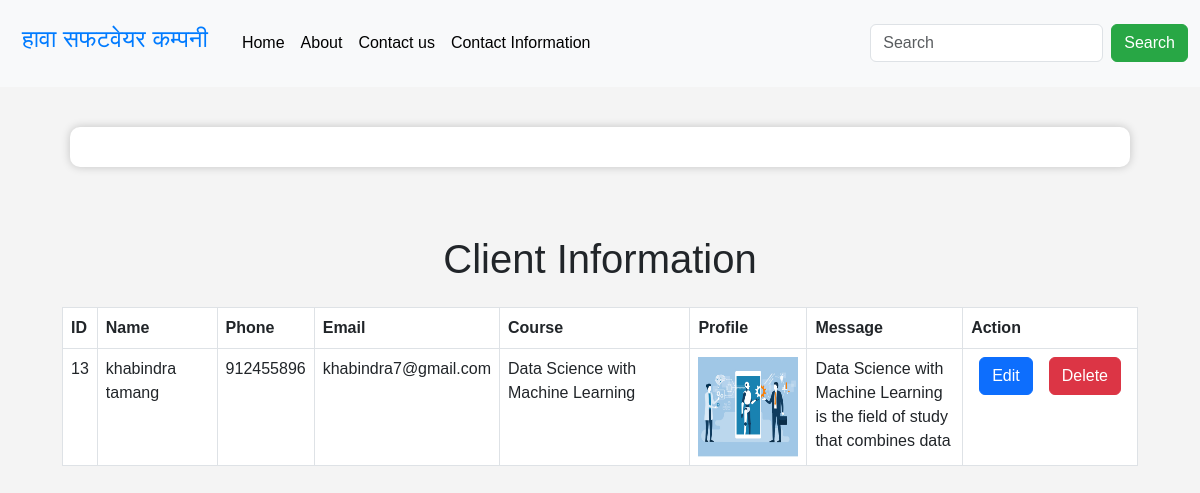
/contact_info/, run on the app's committed database.
### Development/models.py (models this page shows, shortened)
class Contact(models.Model):
    name = models.CharField(max_length=100)
    phone_number = models.CharField(max_length=10)
    email = models.EmailField()
    course = models.CharField(max_length=200)
    image = models.ImageField(upload_to='images')
    message = models.TextField(max_length=500)

### Development/views.py (the view)
# urls.py: path('contact_info/', Contact_info, name='contact_info'),
def Contact_info(request):
    data = Contact.objects.all()
    context={
        'Posted_Data':data
    }
    return render(request,'contact_info.html',context)

### Development/templates/contact_info.html (shortened to what this page needs)
{% extends 'home.html' %}
{% load static %}
{% block content %}
</div>
<div class="container-fluid info-box" style="height: 100vh;">
    <div class="row h-100">
        <div class="col-md-12">
            <h1 class="text-center mt-5">Client Information</h1>
            <div class="table-responsive">
                <table class="table table-bordered table-hover mt-3" style="width: 100%;">
                    <thead class="thead-dark">
                        <tr>
                            <th>ID</th>
                            <th>Name</th>
                            <th>Phone</th>
                            <th>Email</th>
                            <th>Course</th>
                            <th>Profile</th>
                            <th>Message</th>
                            <th>Action</th>
                        </tr>
                    </thead>
                    <tbody>
                        {% for data in Posted_Data %}
                        <tr>
                            <td>{{data.id}}</td>
                            <td>{{data.name}}</td>
                            <td>{{data.phone_number}}</td>
                            <td>{{data.email}}</td>
                            <td>{{data.course}}</td>
                            <td><img src="{{data.image.url}}" alt="Profile Image" width="100" height="100"></td>
                            <td style="max-width: 200px; overflow: hidden; text-overflow: ellipsis;">
                                <div style="max-height: 100px; overflow: hidden;">{{data.message}}</div>
                            </td>
                            <td>
                                <div class="d-flex">
                                    <a href="{% url 'edit' data.id %}" class="btn btn-primary mx-2">Edit</a>
                                    <a href="{% url 'delete' data.id %}" class="btn btn-danger mx-2">Delete</a>
                                </div>
                            </td>
                        </tr>
                        {% endfor %}
                    </tbody>
                </table>
            </div>
        </div>
    </div>
</div>
{% endblock %}

### Development/templates/home.html (shortened to what this page needs)
<!DOCTYPE html>
{% load static %}
<html lang="en">
<head>
    <link href="https://cdn.jsdelivr.net/npm/bootstrap@5.3.0/dist/css/bootstrap.min.css" rel="stylesheet">
    <link rel="stylesheet" type="text/css" href="{% static 'css/style.css' %}">
    <link rel="stylesheet" type="text/css" href="{% static 'css/video.css' %}">
</head>
<body>
  <nav class="navbar navbar-expand-lg bg-body-tertiary">
      <div class="container-fluid">
          <a class="navbar-brand" href="#"><h4>हावा सफटवेयर कम्पनी</h4></a>
          <div class="collapse navbar-collapse" id="navbarSupportedContent">
              <ul class="navbar-nav me-auto mb-2 mb-lg-0">
                  <li class="nav-item">
                      <a class="nav-link active" aria-current="page" href="{% url 'home' %}">Home</a>
                  </li>
                  <li class="nav-item">
                      <a class="nav-link" href="{% url 'about' %}">About</a>
                  </li>
                  <li class="nav-item">
                    <a class="nav-link" href="{% url 'contact' %}">Contact us</a>
                  </li>
                  <li class="nav-item">
                      <a class="nav-link" href="{% url 'contact_info' %}">Contact Information</a>
                  </li>
              </ul>
              <form class="d-flex" role="search">
                  <input class="form-control me-2" type="search" placeholder="Search" aria-label="Search">
                  <button class="btn btn-outline-success" type="submit">Search</button>
              </form>
          </div>
      </div>
  </nav>
  <div class="container">
      <div class="content">
          {% block content %}{% endblock %}
      </div>
</body>
</html>

### Development/static/css/style.css (style rules this page uses)
body { font-family: Arial, sans-serif; background-color: #f4f4f4; margin: 0; padding: 0; }
.navbar { background-color: #333; color: #000; padding: 10px 0; }
.navbar a { color: #000; transition: color 0.3s; }
.navbar a:hover, .navbar a.active { color: #ff0000; }
.navbar-brand { font-size: 24px; }
.container { padding: 20px; }
.content { background-color: #fff; padding: 20px; border-radius: 10px; box-shadow: 0 0 10px rgba(0, 0, 0, 0.2); margin: 20px; }
.btn-outline-success { background-color: #28a745; border-color: #28a745; color: #fff; }
h4 { font-size: 24px; color: #007BFF; text-align: center; padding: 10px; background-color: #F8F9FA; }

### data on the page
Contact: id "13", name "khabindra tamang", phone_number "912455896", email "khabindra7@gmail.com", course "Data Science with Machine Learning", image (picture), message "Data Science with Machine Learning is the field of study that combines data…"
